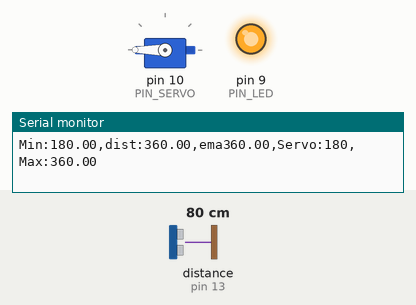
Recording of a sketch running on a simulated Arduino Uno, built with avr-gcc and run on an emulated ATmega328P. On the bench: servo, output pins drawn as LEDs (lit = HIGH), the last lines printed to the serial monitor. Wiring (inferred from the names in the program): ultrasonic range finder: trigger pin 12; echo pin 13. The test bench sets the inputs (shaded band); at power-on: distance to the obstacle (sensor on pin 13) 80 cm. The echo pulse lasts 58.3 µs per cm; pins used as bus, display or sensor lines are not drawn.

Above: at 1.2 s.
1.3 s: distance to the obstacle (sensor on pin 13) set to 38 cm
2.8 s: distance to the obstacle (sensor on pin 13) set to 35 cm
At 4.71 s:
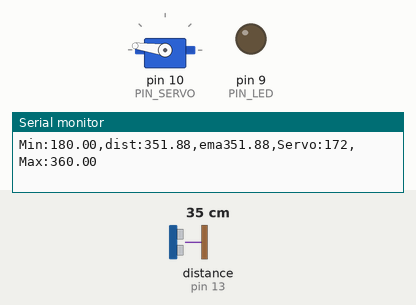
5.8 s: distance to the obstacle (sensor on pin 13) set to 2 cm
At 6.6 s:
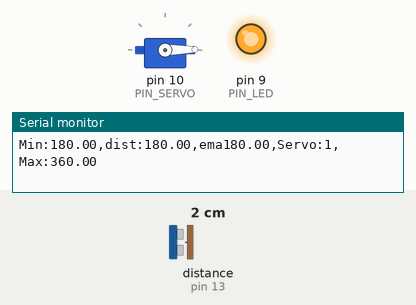
7.3 s: distance to the obstacle (sensor on pin 13) set to 60 cm
At 7.9 s:
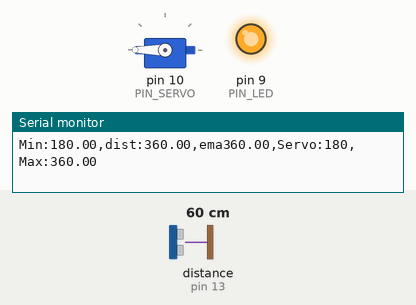
8.8 s: distance to the obstacle (sensor on pin 13) set to 4 cm
At 10.1 s:
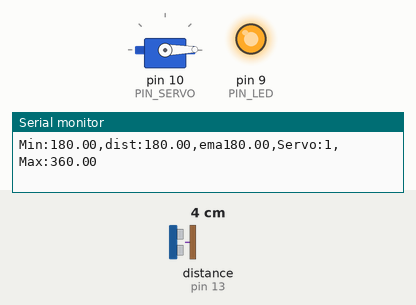
Timing chart, 0 to 11.3 s (numbered marks = the images above; inputs shaded):
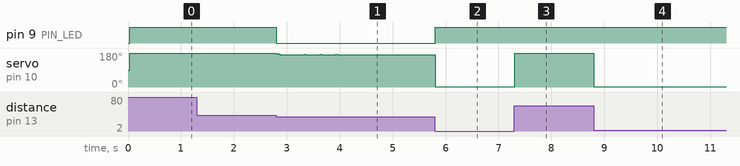

Measured:
- the behaviour switches between 36 and 35 cm on distance to the obstacle (sensor on pin 13) (found by bisection; images 0 and 1)
- after the input at 2.8 s, pin 9 (PIN_LED): HIGH → LOW at once
- after the input at 5.8 s, pin 9 (PIN_LED): LOW → HIGH at once
- after the input at 7.3 s, servo on pin 10 (PIN_SERVO): 1° → 180° at once
- after the input at 8.8 s, servo on pin 10 (PIN_SERVO): 180° → 1° at once

The sketch:

11_example_1.ino
```cpp
#include <Servo.h>

// Arduino pin assignment
#define PIN_LED   9   // LED active-low
#define PIN_TRIG  12  // sonar sensor TRIGGER
#define PIN_ECHO  13  // sonar sensor ECHO
#define PIN_SERVO 10  // servi motor

// configurable parameters for sonar
#define SND_VEL 346.0     // sound velocity at 24 celsius degree (unit: m/sec)
#define INTERVAL 25      // sampling interval (unit: msec)
#define PULSE_DURATION 100 // ultra-sound Pulse Duration (unit: usec)
#define _DIST_MIN 180.0   // minimum distance to be measured (unit: mm)
#define _DIST_MAX 360.0   // maximum distance to be measured (unit: mm)

#define TIMEOUT ((INTERVAL / 2) * 1000.0) // maximum echo waiting time (unit: usec)
#define SCALE (0.001 * 0.5 * SND_VEL) // coefficent to convert duration to distance

#define _EMA_ALPHA 0.4    // EMA weight of new sample (range: 0 to 1)
                          // Setting EMA to 1 effectively disables EMA filter.

// Target Distance
#define _TARGET_LOW  180.0
#define _TARGET_HIGH 220.0

// duty duration for myservo.writeMicroseconds()
// NEEDS TUNING (servo by servo)

#define _DUTY_MIN 550 // servo full clockwise position (0 degree)
#define _DUTY_NEU 1475 // servo neutral position (90 degree)
#define _DUTY_MAX 2400 // servo full counterclockwise position (180 degree)

// global variables
float  dist_ema, dist_prev = _DIST_MAX; // unit: mm
unsigned long last_sampling_time; // unit: ms

Servo myservo;

void setup() {
  // initialize GPIO pins
  pinMode(PIN_LED, OUTPUT);
  pinMode(PIN_TRIG, OUTPUT);  // sonar TRIGGER
  pinMode(PIN_ECHO, INPUT);   // sonar ECHO
  digitalWrite(PIN_TRIG, LOW);  // turn-off Sonar

  myservo.attach(PIN_SERVO);
  myservo.writeMicroseconds(_DUTY_NEU);

  // initialize USS related variables
  dist_prev = _DIST_MIN; // raw distance output from USS (unit: mm)

  // initialize serial port
  Serial.begin(57600);
}

void loop() {
  float  dist_raw;

  // wait until next sampling time.
  if (millis() < (last_sampling_time + INTERVAL))
    return;

  dist_raw = USS_measure(PIN_TRIG, PIN_ECHO); // read distance

  if (dist_raw < _DIST_MIN) {
    dist_raw = _DIST_MIN;           // cut lower than minimum
    digitalWrite(PIN_LED, 1);       // LED OFF
  } else if (dist_raw > _DIST_MAX) {
    dist_raw = _DIST_MAX;           // Cut higher than maximum
    digitalWrite(PIN_LED, 1);       // LED OFF
  } else {    // In desired Range
    digitalWrite(PIN_LED, 0);       // LED ON
    dist_prev = dist_raw;

  }

  // Apply ema filter here
  dist_ema = (1-_EMA_ALPHA)*dist_ema + dist_raw*_EMA_ALPHA;

  // adjust servo position according to the USS read value

  // add your code here!
  if (dist_raw <= _DIST_MIN){
      myservo.writeMicroseconds(_DUTY_MIN);
  }
  else if (dist_raw > _DIST_MIN && dist_raw < _DIST_MAX){
      dist_raw = dist_ema;
      myservo.writeMicroseconds(int (185*dist_raw/18 - 1300));
  }
  else{
      myservo.writeMicroseconds(_DUTY_MAX);
  }
  myservo.read();
  // Use _TARGET_LOW, _TARGTE_HIGH

  // output the distance to the serial port
  Serial.print("Min:");    Serial.print(_DIST_MIN);
  Serial.print(",dist:");  Serial.print(dist_raw);
  Serial.print(",ema");    Serial.print(dist_ema);
  Serial.print(",Servo:"); Serial.print(myservo.read());
  Serial.print(",Max:");   Serial.print(_DIST_MAX);
  Serial.println("");

  // update last sampling time
  last_sampling_time += INTERVAL;
}

// get a distance reading from USS. return value is in millimeter.
float USS_measure(int TRIG, int ECHO)
{
  digitalWrite(TRIG, HIGH);
  delayMicroseconds(PULSE_DURATION);
  digitalWrite(TRIG, LOW);

  return pulseIn(ECHO, HIGH, TIMEOUT) * SCALE; // unit: mm

  // Pulse duration to distance conversion example (target distance = 17.3m)
  // - round trip distance: 34.6m
  // - expected pulse duration: 0.1 sec, or 100,000us
  // - pulseIn(ECHO, HIGH, timeout) * 0.001 * 0.5 * SND_VEL
  //        = 100,000 micro*sec * 0.001 milli/micro * 0.5 * 346 meter/sec
  //        = 100,000 * 0.001 * 0.5 * 346 * micro * sec * milli * meter
  //                                        ----------------------------
  //                                         micro * sec
  //        = 100 * 173 milli*meter = 17,300 mm = 17.3m
  // pulseIn() returns microseconds.
}
```
